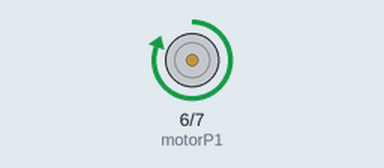
A sketch run on a simulated Arduino Uno, built with avr-gcc and run on an emulated ATmega328P. Shown: motor-driver pin pairs drawn as motors (green arrow = first pin HIGH = forward, orange = second pin HIGH = backward, longer = more drive).

Above: at 0.7 s.
At 2.7 s:
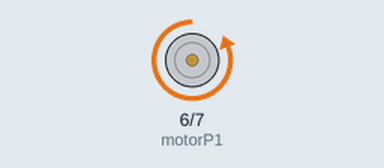
Timing chart, 0 to 5.2 s (numbered marks = the images above):
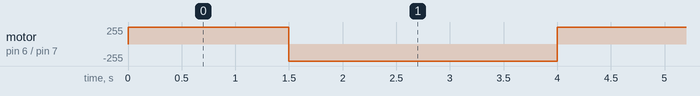

Measured:
- by itself, motor on pin 6 (motorP1) / pin 7 (motorP2): alternates forward 255/255 for 1.5 s and backward 255/255 for 2.5 s

The sketch:

Ejercicio11.ino
```cpp
const byte motorP1=6;
const byte motorP2=7;

void setup(){
  pinMode(motorP1,OUTPUT);
  pinMode(motorP2,OUTPUT);
}

void loop(){
  avanzar(1500);
  parar();
  retroceder(2500);
}

void avanzar(int tiempo){
  digitalWrite(motorP1,HIGH);
  digitalWrite(motorP2,LOW);
  delay(tiempo);
}

void retroceder(int tiempo){
  digitalWrite(motorP1,LOW);
  digitalWrite(motorP2,HIGH);
  delay(tiempo);
}

void parar(){
  digitalWrite(motorP1,LOW);
  digitalWrite(motorP2,LOW);
}
```
